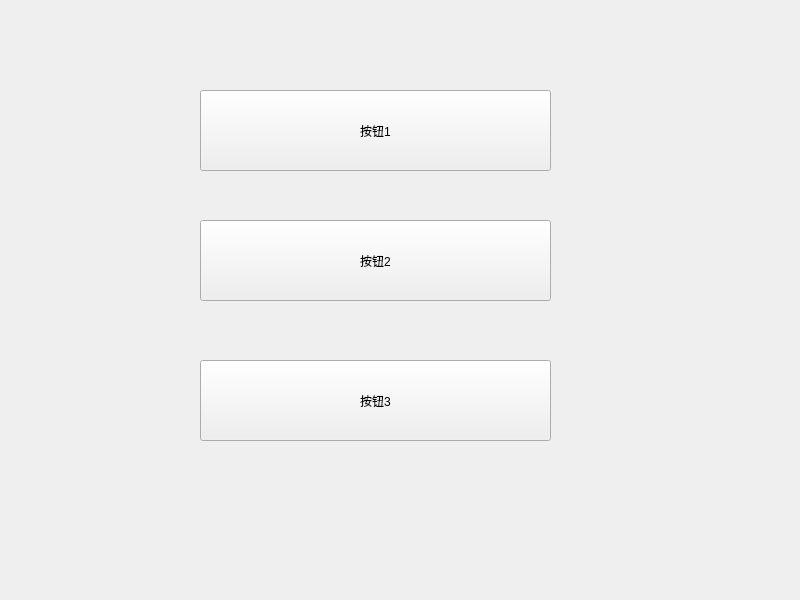
<?xml version="1.0" encoding="UTF-8"?>
<ui version="4.0">
 <class>Widget</class>
 <widget class="QWidget" name="Widget">
  <property name="geometry">
   <rect>
    <x>0</x>
    <y>0</y>
    <width>800</width>
    <height>600</height>
   </rect>
  </property>
  <property name="windowTitle">
   <string>Widget</string>
  </property>
  <widget class="QPushButton" name="pushButton">
   <property name="geometry">
    <rect>
     <x>200</x>
     <y>90</y>
     <width>351</width>
     <height>81</height>
    </rect>
   </property>
   <property name="styleSheet">
    <string notr="true"/>
   </property>
   <property name="text">
    <string>按钮1</string>
   </property>
  </widget>
  <widget class="QPushButton" name="pushButton_2">
   <property name="geometry">
    <rect>
     <x>200</x>
     <y>220</y>
     <width>351</width>
     <height>81</height>
    </rect>
   </property>
   <property name="styleSheet">
    <string notr="true"/>
   </property>
   <property name="text">
    <string>按钮2</string>
   </property>
  </widget>
  <widget class="QPushButton" name="pushButton_3">
   <property name="geometry">
    <rect>
     <x>200</x>
     <y>360</y>
     <width>351</width>
     <height>81</height>
    </rect>
   </property>
   <property name="styleSheet">
    <string notr="true"/>
   </property>
   <property name="text">
    <string>按钮3</string>
   </property>
  </widget>
 </widget>
 <resources/>
 <connections/>
</ui>
